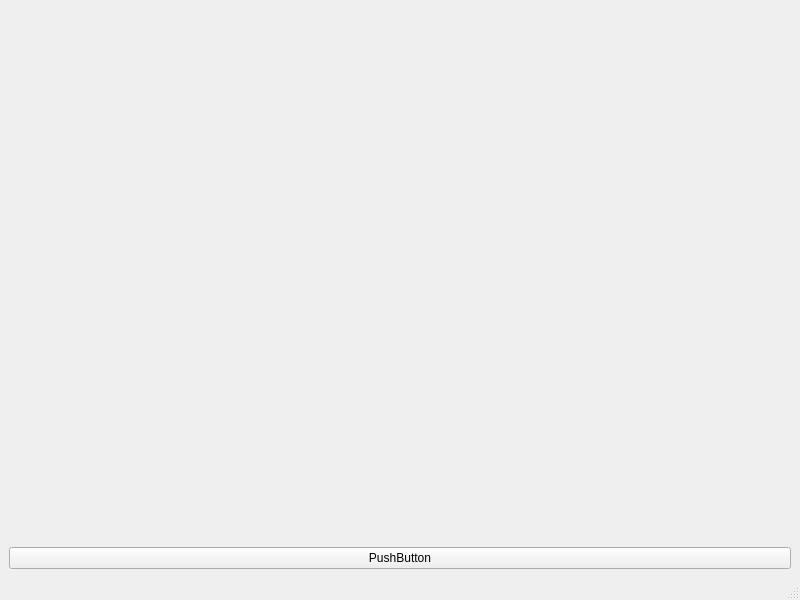
<?xml version="1.0" encoding="UTF-8"?>
<ui version="4.0">
 <class>MainWindow</class>
 <widget class="QMainWindow" name="MainWindow">
  <property name="geometry">
   <rect>
    <x>0</x>
    <y>0</y>
    <width>800</width>
    <height>600</height>
   </rect>
  </property>
  <property name="windowTitle">
   <string>MainWindow</string>
  </property>
  <widget class="QWidget" name="centralwidget">
   <property name="toolTipDuration">
    <number>1</number>
   </property>
   <layout class="QVBoxLayout" name="verticalLayout_2">
    <item alignment="Qt::AlignHCenter|Qt::AlignTop">
     <widget class="QFrame" name="frame">
      <property name="frameShape">
       <enum>QFrame::StyledPanel</enum>
      </property>
      <property name="frameShadow">
       <enum>QFrame::Raised</enum>
      </property>
     </widget>
    </item>
    <item alignment="Qt::AlignBottom">
     <widget class="QPushButton" name="pushButton">
      <property name="text">
       <string>PushButton</string>
      </property>
     </widget>
    </item>
   </layout>
  </widget>
  <widget class="QMenuBar" name="menubar">
   <property name="geometry">
    <rect>
     <x>0</x>
     <y>0</y>
     <width>800</width>
     <height>21</height>
    </rect>
   </property>
  </widget>
  <widget class="QStatusBar" name="statusbar"/>
 </widget>
 <resources/>
 <connections/>
</ui>
